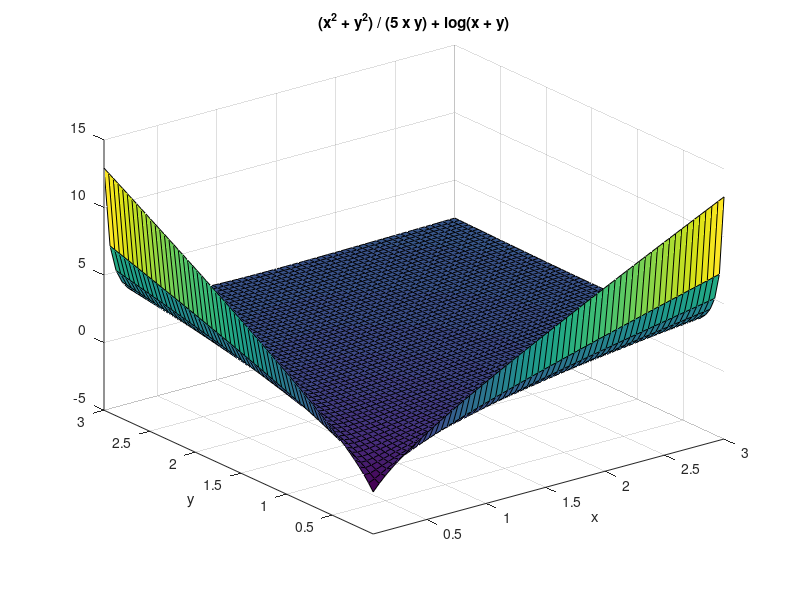

This chart was generated by the following MATLAB code:
clc; clear all; clf; close all;

t = -4.9:0.01:4.9;
x = sin(t);
y = 2 * cos(2 * t);

plot3(x, y, t)
title('plot3')
xlabel('x')
ylabel('y')
zlabel('t')

func = '(x ^ 2 + y ^ 2) / (5 * x * y) + log(x + y)';

ezsurf(func, [0 3 0 3])